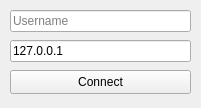
<?xml version="1.0" encoding="UTF-8"?>
<ui version="4.0">
 <class>entry_main</class>
 <widget class="QMainWindow" name="entry_main">
  <property name="geometry">
   <rect>
    <x>0</x>
    <y>0</y>
    <width>201</width>
    <height>108</height>
   </rect>
  </property>
  <property name="windowTitle">
   <string>Entry</string>
  </property>
  <widget class="QWidget" name="centralwidget">
   <widget class="QLineEdit" name="usr_edit">
    <property name="geometry">
     <rect>
      <x>10</x>
      <y>10</y>
      <width>181</width>
      <height>22</height>
     </rect>
    </property>
    <property name="placeholderText">
     <string>Username</string>
    </property>
   </widget>
   <widget class="QPushButton" name="connect_btn">
    <property name="geometry">
     <rect>
      <x>10</x>
      <y>70</y>
      <width>181</width>
      <height>24</height>
     </rect>
    </property>
    <property name="text">
     <string>Connect</string>
    </property>
   </widget>
   <widget class="QLineEdit" name="ip_edit">
    <property name="geometry">
     <rect>
      <x>10</x>
      <y>40</y>
      <width>181</width>
      <height>22</height>
     </rect>
    </property>
    <property name="text">
     <string>127.0.0.1</string>
    </property>
    <property name="placeholderText">
     <string>IP</string>
    </property>
   </widget>
  </widget>
 </widget>
 <resources/>
 <connections/>
</ui>
